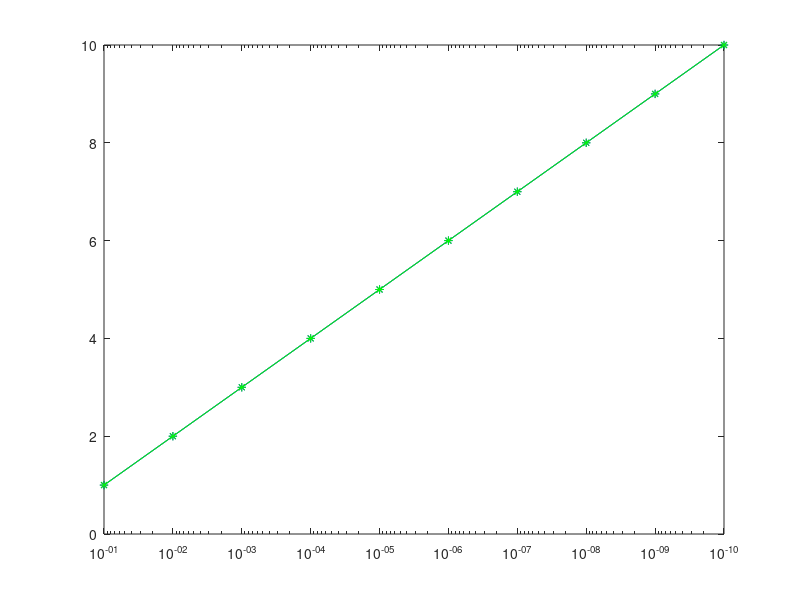

The MATLAB source for this figure:
clear 
clc
gg=semilogx((1e-1).^(1:10),1:10,'b*-',(1e-1).^(1:10),1:10,'g*-')
% set(gca,'XTickLabel',(1e-1).^(10:1));
set(gca,'XDir','reverse')